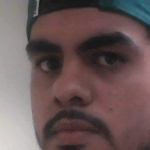
#> input picture Data/Jesus/visage_110.jpg, 150 x 150 px, given in place of the camera
$ python FaceCapture.py ../Data/Jesus/visage_110.jpg
#> lines starting #> are read from the running program, lines starting #| are printed output that depends on the picture
import cv2
import os
import imutils
import sys

personName = sys.argv[1]
dataPath = 'D:\\LaSalle\Computer architecture\Project\Data'
personPath = os.path.join(dataPath, personName)

if not os.path.exists(personPath):
    print('Folder created:', personPath)
    os.makedirs(personPath)

cap = cv2.VideoCapture(0, cv2.CAP_DSHOW)

faceClassif = cv2.CascadeClassifier(cv2.data.haarcascades + 'haarcascade_frontalface_default.xml')
count = 0

while True:
    ret, frame = cap.read()
#> frame is the input picture: shape (150, 150, 3); mean B, G, R 87.7, 88, 106.1
    if ret == False:
        break
    frame = imutils.resize(frame, width=640)
#> frame: shape (640, 640, 3)
    gray = cv2.cvtColor(frame, cv2.COLOR_BGR2GRAY)
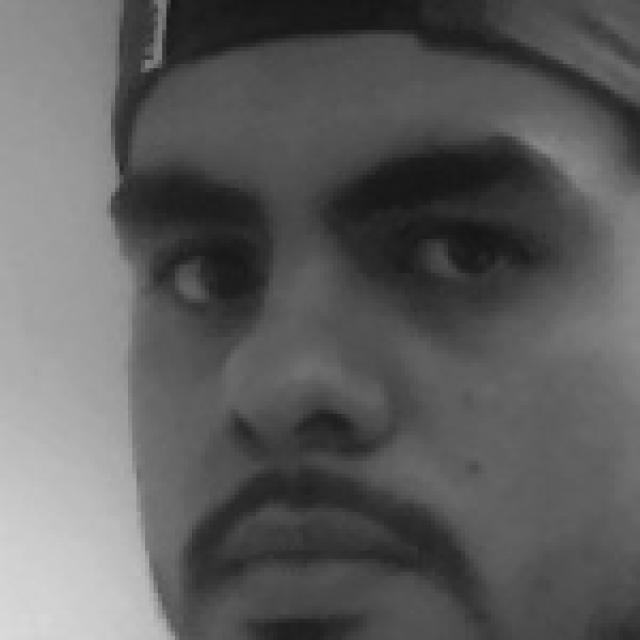
#> gray: shape (640, 640); min 21, max 217, mean 93.4
    auxFrame = frame.copy()

    faces = faceClassif.detectMultiScale(gray, 1.3, 5)
#> faces = [[38, 42, 545, 545]]

    for (x, y, w, h) in faces:
        cv2.rectangle(frame, (x, y), (x + w, y + h), (0, 255, 0), 2)
        visage = auxFrame[y:y + h, x:x + w]
        visage = cv2.resize(visage, (150, 150), interpolation=cv2.INTER_CUBIC)
        cv2.imwrite(personPath + '/visage_{}.jpg'.format(count), visage)
        count = count + 1
#> this loop made 1 pass
#> (x, y, w, h, count) on pass 1: (38, 42, 545, 545, 1)
#> pass 1, `visage = auxFrame[y:y + h, x:x + w]`:
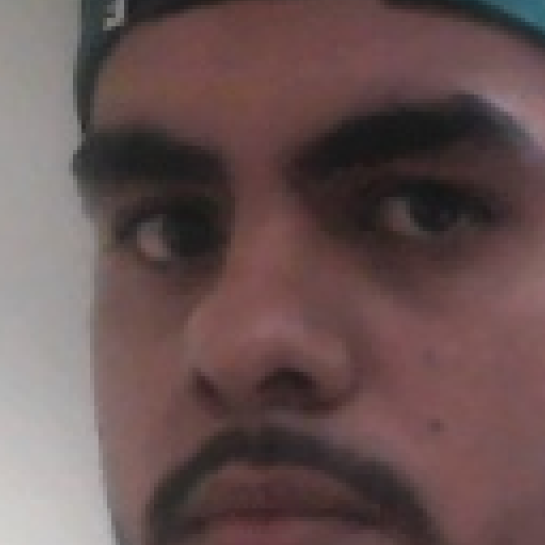
#> visage: shape (545, 545, 3); mean B, G, R 81.5, 82.2, 103
#> after the loop:
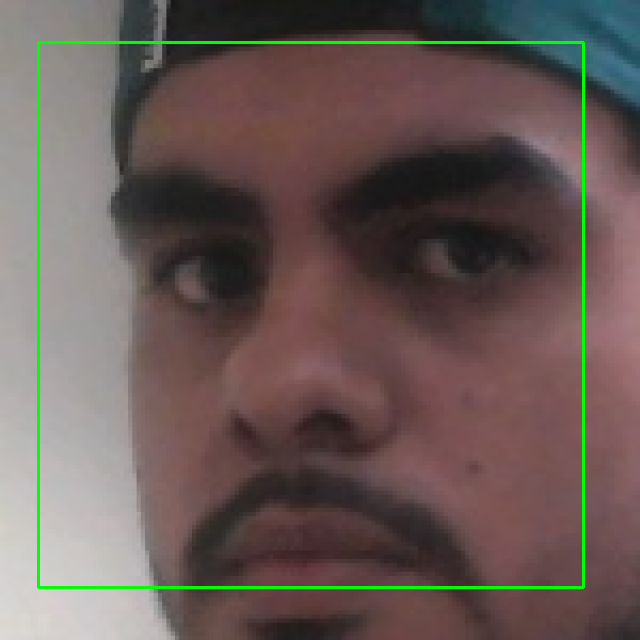
#> frame: shape (640, 640, 3); mean B, G, R 86, 90.4, 104.2
#> after the loop, count = 1
    cv2.imshow('frame', frame)

    k = cv2.waitKey(1)
#> (key Esc is pressed here)
    if k == 27 or count >= 500:
        break

cap.release()
cv2.destroyAllWindows()

$ run again, on Data/Jesus/visage_120.jpg
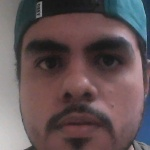
#> input picture Data/Jesus/visage_120.jpg, 150 x 150 px, given in place of the camera
#> frame is the input picture: shape (150, 150, 3); mean B, G, R 85.8, 84, 99.4
#> faces = [[38, 29, 559, 559]]
#> the loop `for (x, y, w, h) in faces:` made 1 pass
#> (x, y, w, h, count) on pass 1: (38, 29, 559, 559, 1)
#> pass 1, `visage = auxFrame[y:y + h, x:x + w]`:
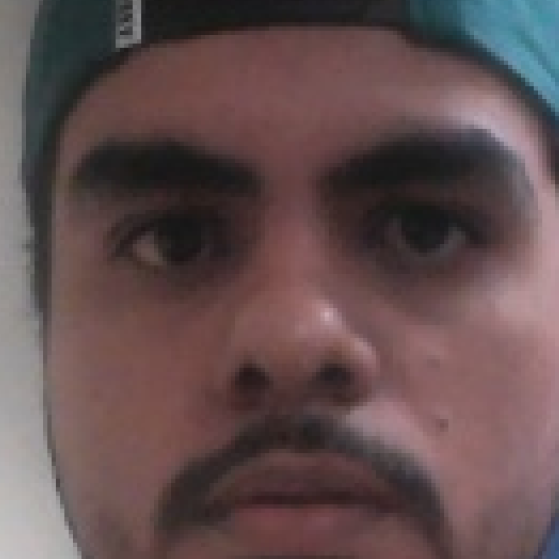
#> visage: shape (559, 559, 3); mean B, G, R 79, 78.3, 98.1
#> after the loop `for (x, y, w, h) in faces:`:
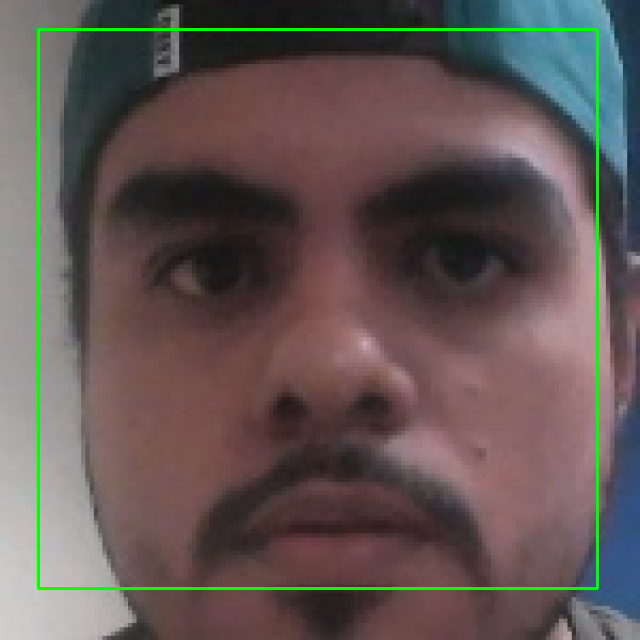
#> frame: shape (640, 640, 3); mean B, G, R 84, 86.4, 97.6
#> after the loop `for (x, y, w, h) in faces:`: count = 1

$ run again, on Data/Jesus/visage_122.jpg
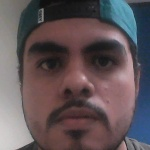
#> input picture Data/Jesus/visage_122.jpg, 150 x 150 px, given in place of the camera
#> frame is the input picture: shape (150, 150, 3); mean B, G, R 88.2, 84.8, 96.7
#> faces = [[41, 31, 559, 559]]
#> the loop `for (x, y, w, h) in faces:` made 1 pass
#> (x, y, w, h, count) on pass 1: (41, 31, 559, 559, 1)
#> pass 1, `visage = auxFrame[y:y + h, x:x + w]`:
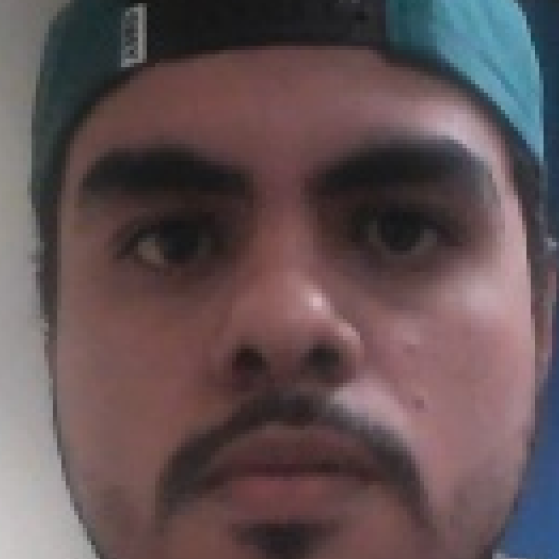
#> visage: shape (559, 559, 3); mean B, G, R 83.1, 81, 97
#> after the loop `for (x, y, w, h) in faces:`:
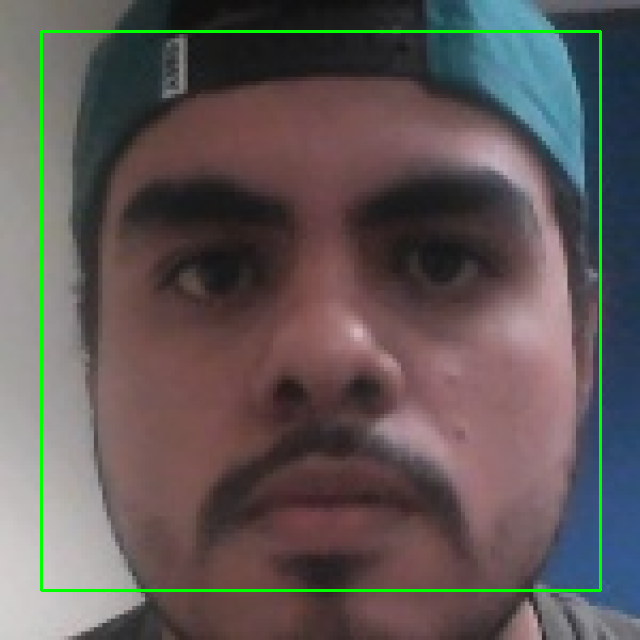
#> frame: shape (640, 640, 3); mean B, G, R 86.6, 87.5, 95.2
#> after the loop `for (x, y, w, h) in faces:`: count = 1
